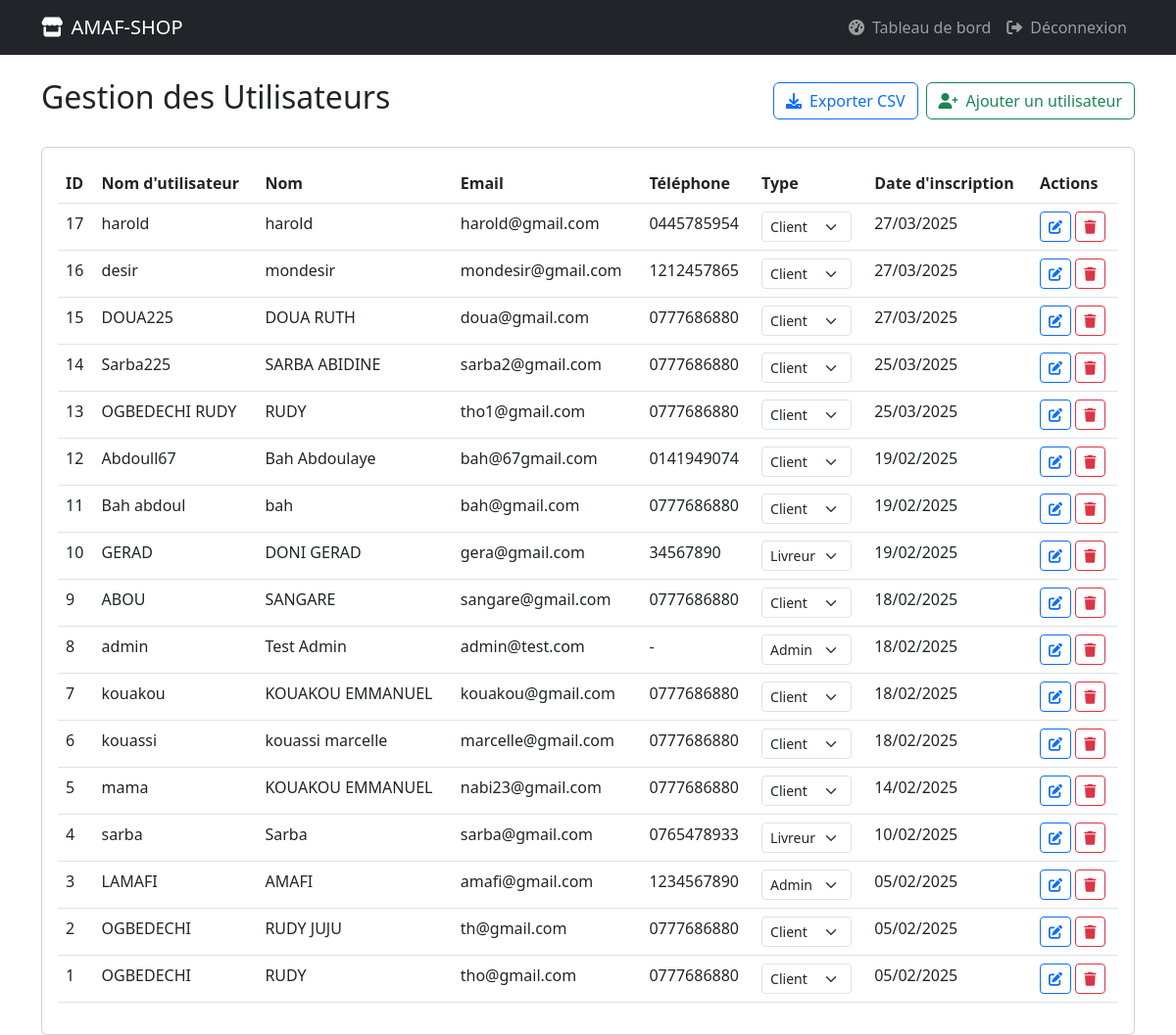
/admin/utilisateurs.php, run on the app's committed database.
### tables this page shows
CREATE TABLE IF NOT EXISTS `utilisateur` (
  `id` int NOT NULL AUTO_INCREMENT,
  `nom` varchar(60) NOT NULL,
  `email` varchar(50) NOT NULL,
  `mot_de_passe` varchar(55) NOT NULL,
  `adresse` varchar(55) DEFAULT NULL,
  `telephone` varchar(20) DEFAULT NULL,
  `type` enum('client','livreur','admin') NOT NULL,
  `date_inscription` timestamp NULL DEFAULT CURRENT_TIMESTAMP,
  `utilisateur` varchar(50) DEFAULT NULL,
  PRIMARY KEY (`id`),
  UNIQUE KEY `email` (`email`)
);

### admin/utilisateurs.php (the view, shortened to what this page needs)
<?php
require '../config.php';
$query = "SELECT id, nom, email, type, date_inscription, utilisateur, telephone
          FROM utilisateur ORDER BY date_inscription DESC";
$result = $conn->query($query);
?>
<!DOCTYPE html>
<html lang="fr">
<head>
    <link rel="stylesheet" href="https://cdn.jsdelivr.net/npm/bootstrap@5.3.0/dist/css/bootstrap.min.css">
    <link rel="stylesheet" href="https://cdnjs.cloudflare.com/ajax/libs/font-awesome/6.0.0/css/all.min.css">
</head>
<body>
    <nav class="navbar navbar-expand-lg navbar-dark bg-dark">
        <div class="container">
            <a class="navbar-brand" href="../index.php">
                <i class="fas fa-store me-2"></i>AMAF-SHOP
            </a>
            <div class="collapse navbar-collapse" id="navbarNav">
                <ul class="navbar-nav ms-auto">
                    <li class="nav-item">
                        <a class="nav-link" href="dashboard.php">
                            <i class="fas fa-tachometer-alt me-2"></i>Tableau de bord
                        </a>
                    </li>
                    <li class="nav-item">
                        <a class="nav-link" href="../logout.php">
                            <i class="fas fa-sign-out-alt me-2"></i>Déconnexion
                        </a>
                    </li>
                </ul>
            </div>
        </div>
    </nav>
    <div class="container mt-4">
        <div class="d-flex justify-content-between align-items-center mb-4">
            <h2>Gestion des Utilisateurs</h2>
            <div class="d-flex gap-2">
                <button class="btn btn-outline-primary" onclick="exportCSV()">
                    <i class="fas fa-download me-2"></i>Exporter CSV
                </button>
                <button class="btn btn-outline-success" data-bs-toggle="modal" data-bs-target="#addUserModal">
                    <i class="fas fa-user-plus me-2"></i>Ajouter un utilisateur
                </button>
            </div>
        </div>
        <div class="card">
            <div class="card-body">
                <div class="table-responsive">
                    <table class="table table-hover">
                        <thead>
                            <tr>
                                <th>ID</th>
                                <th>Nom d'utilisateur</th>
                                <th>Nom</th>
                                <th>Email</th>
                                <th>Téléphone</th>
                                <th>Type</th>
                                <th>Date d'inscription</th>
                                <th>Actions</th>
                            </tr>
                        </thead>
                        <tbody>
                            <?php while ($user = $result->fetch_assoc()): ?>
                                <tr>
                                    <td><?= $user['id'] ?></td>
                                    <td><?= htmlspecialchars($user['utilisateur']) ?></td>
                                    <td><?= htmlspecialchars($user['nom']) ?></td>
                                    <td><?= htmlspecialchars($user['email']) ?></td>
                                    <td><?= htmlspecialchars($user['telephone'] ?? '-') ?></td>
                                    <td>
                                        <form method="POST" class="d-inline">
                                            <select name="type" class="form-select form-select-sm"
                                                    onchange="this.form.submit()"
                                                    style="width: auto;">
                                                <option value="client" <?= $user['type'] === 'client' ? 'selected' : '' ?>>
                                                    Client
                                                </option>
                                                <option value="livreur" <?= $user['type'] === 'livreur' ? 'selected' : '' ?>>
                                                    Livreur
                                                </option>
                                                <option value="admin" <?= $user['type'] === 'admin' ? 'selected' : '' ?>>
                                                    Admin
                                                </option>
                                            </select>
                                        </form>
                                    </td>
                                    <td><?= date('d/m/Y', strtotime($user['date_inscription'])) ?></td>
                                    <td>
                                        <button class="btn btn-sm btn-outline-primary"
                                                onclick="editUser(<?= $user['id'] ?>)">
                                            <i class="fas fa-edit"></i>
                                        </button>
                                        <button class="btn btn-sm btn-outline-danger"
                                                onclick="deleteUser(<?= $user['id'] ?>)">
                                            <i class="fas fa-trash"></i>
                                        </button>
                                    </td>
                                </tr>
                            <?php endwhile; ?>
                        </tbody>
                    </table>
                </div>
            </div>
        </div>
    </div>
</body>
</html>

### data on the page
utilisateur: id "17", utilisateur "harold", nom "harold", email "harold@gmail.com", telephone "0445785954", type "Client", date_inscription "27/03/2025"
utilisateur: id "16", utilisateur "desir", nom "mondesir", email "mondesir@gmail.com", telephone "1212457865", type "Client", date_inscription "27/03/2025"
utilisateur: id "15", utilisateur "DOUA225", nom "DOUA RUTH", email "doua@gmail.com", telephone "0777686880", type "Client", date_inscription "27/03/2025"
utilisateur: id "14", utilisateur "Sarba225", nom "SARBA ABIDINE", email "sarba2@gmail.com", telephone "0777686880", type "Client", date_inscription "25/03/2025"
utilisateur: id "13", utilisateur "OGBEDECHI RUDY", nom "RUDY", email "tho1@gmail.com", telephone "0777686880", type "Client", date_inscription "25/03/2025"
utilisateur: id "12", utilisateur "Abdoull67", nom "Bah Abdoulaye", email "bah@67gmail.com", telephone "0141949074", type "Client", date_inscription "19/02/2025"
utilisateur: id "11", utilisateur "Bah abdoul", nom "bah", email "bah@gmail.com", telephone "0777686880", type "Client", date_inscription "19/02/2025"
utilisateur: id "10", utilisateur "GERAD", nom "DONI GERAD", email "gera@gmail.com", telephone "34567890", type "Livreur", date_inscription "19/02/2025"
utilisateur: id "9", utilisateur "ABOU", nom "SANGARE", email "sangare@gmail.com", telephone "0777686880", type "Client", date_inscription "18/02/2025"
utilisateur: id "8", utilisateur "admin", nom "Test Admin", email "admin@test.com", telephone "-", type "Admin", date_inscription "18/02/2025"
utilisateur: id "7", utilisateur "kouakou", nom "KOUAKOU EMMANUEL", email "kouakou@gmail.com", telephone "0777686880", type "Client", date_inscription "18/02/2025"
utilisateur: id "6", utilisateur "kouassi", nom "kouassi marcelle", email "marcelle@gmail.com", telephone "0777686880", type "Client", date_inscription "18/02/2025"
utilisateur: id "5", utilisateur "mama", nom "KOUAKOU EMMANUEL", email "nabi23@gmail.com", telephone "0777686880", type "Client", date_inscription "14/02/2025"
utilisateur: id "4", utilisateur "sarba", nom "Sarba", email "sarba@gmail.com", telephone "0765478933", type "Livreur", date_inscription "10/02/2025"
utilisateur: id "3", utilisateur "LAMAFI", nom "AMAFI", email "amafi@gmail.com", telephone "1234567890", type "Admin", date_inscription "05/02/2025"
utilisateur: id "2", utilisateur "OGBEDECHI", nom "RUDY JUJU", email "th@gmail.com", telephone "0777686880", type "Client", date_inscription "05/02/2025"
utilisateur: id "1", utilisateur "OGBEDECHI", nom "RUDY", email "tho@gmail.com", telephone "0777686880", type "Client", date_inscription "05/02/2025"
